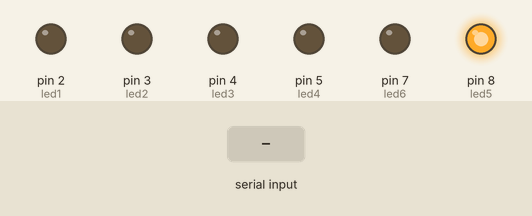
This sketch was run on a simulated Arduino Uno, built with avr-gcc and run on an emulated ATmega328P. On the bench: output pins drawn as LEDs (lit = HIGH). The test bench sets the inputs (shaded band). What the sketch prints to the serial monitor is not drawn.

Above: at 1.2 s.
1.3 s: "all on" received over Serial
At 2.1 s:
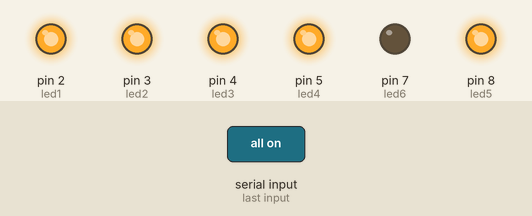
2.8 s: "all of" received over Serial
At 3.3 s:
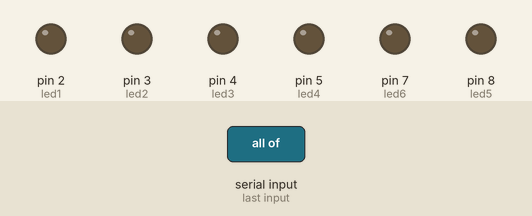
4.3 s: "go" received over Serial
At 5.6 s:
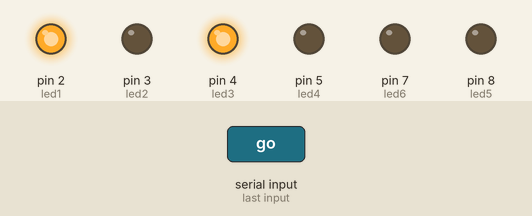
6.1 s: "back" received over Serial
At 7.6 s:
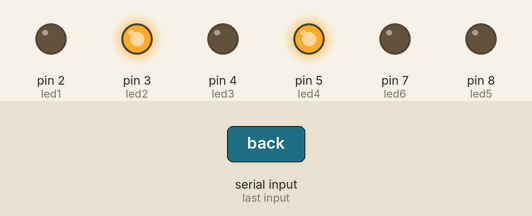
7.9 s: "left" received over Serial
At 9.0 s:
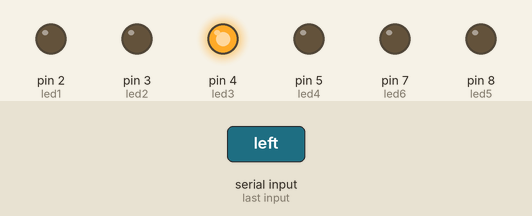
9.7 s: "right" received over Serial
At 10.8 s:
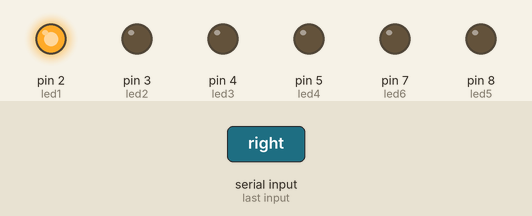
Timing chart, 0 to 12.5 s (numbered marks = the images above; inputs shaded):
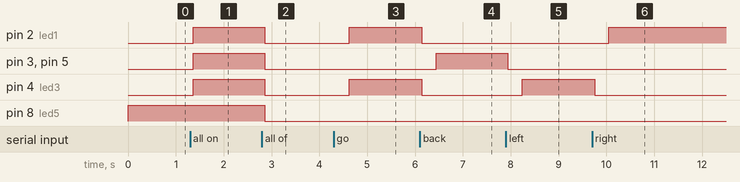

The sketch:

main.ino
```cpp
String voice;
int
led1 = 2, //Connect LED 1 To Pin #2
led2 = 3, //Connect LED 2 To Pin #3
led3 = 4, //Connect LED 3 To Pin #4
led4 = 5, //Connect LED 4 To Pin #5
led5 = 8, //Connect LED 5 To Pin #6
led6=7;
//--------------------------Call A Function-------------------------------//
void allon(){
     digitalWrite(led1, HIGH);
     digitalWrite(led2, HIGH);
     digitalWrite(led3, HIGH);
     digitalWrite(led4, HIGH);
     digitalWrite(led5, HIGH);
}
void alloff(){
     digitalWrite(led1, LOW);
     digitalWrite(led2, LOW);
     digitalWrite(led3, LOW);
     digitalWrite(led4, LOW);
     digitalWrite(led5, LOW);
}
//-----------------------------------------------------------------------//
void setup() {
  Serial.begin(9600);
  pinMode(led1, OUTPUT);
  pinMode(led2, OUTPUT);
  pinMode(led3, OUTPUT);
  pinMode(led4, OUTPUT);
  pinMode(led5, OUTPUT);
  pinMode(led6, OUTPUT);
  digitalWrite(led5, HIGH);
}
//-----------------------------------------------------------------------//
void loop() {
  while (Serial.available()){  //Check if there is an available byte to read
  delay(10); //Delay added to make thing stable
  char c = Serial.read(); //Conduct a serial read
  if (c == '#') {break;} //Exit the loop when the # is detected after the word
  voice += c; //Shorthand for voice = voice + c
  }
  if (voice.length() > 0) {
    Serial.print(voice);
//-----------------------------------------------------------------------//
  //----------Control Multiple Pins/ LEDs----------//
       if(voice == "all on") {allon();}  //Turn Off All Pins (Call Function)
  else if(voice == "all of"){alloff();} //Turn On  All Pins (Call Function)

  //----------Turn On One-By-One----------//
  else if(voice == "go")
  {alloff();delay(300);digitalWrite(led1, HIGH);digitalWrite(led2,LOW);digitalWrite(led3, HIGH);digitalWrite(led4,LOW);}
  else if(voice == "back")
  {alloff();delay(300);digitalWrite(led1, LOW);digitalWrite(led2,HIGH);digitalWrite(led3, LOW);digitalWrite(led4,HIGH);}
  else if(voice == "stop")
  {digitalWrite(led1, LOW);digitalWrite(led2,LOW);digitalWrite(led3, LOW);digitalWrite(led4,LOW);digitalWrite(led5, LOW);}
  else if(voice == "left")
  {alloff();delay(300);digitalWrite(led1, LOW);digitalWrite(led2,LOW);digitalWrite(led3, HIGH);digitalWrite(led4,LOW);}
  else if(voice == "right")
  {alloff();delay(300);digitalWrite(led1, HIGH);digitalWrite(led2,LOW);digitalWrite(led3, LOW);digitalWrite(led4,LOW);}
  else if(voice == "check")
  {alloff();delay(300);digitalWrite(led5, HIGH);delay(7000);digitalWrite(led5, LOW);delay(1000);}
  //----------Turn Off One-By-One----------//

//-----------------------------------------------------------------------//
voice="";}} //Reset the variable after initiating
```

Measured:
- after the input at 1.3 s, pin 2 (led1), pin 3 (led2), pin 4 (led3), pin 5 (led4): LOW → HIGH after 0.06 s
- after the input at 2.8 s, pin 2 (led1), pin 3 (led2), pin 4 (led3), pin 5 (led4), pin 8 (led5): HIGH → LOW after 0.06 s
- after the input at 4.3 s, pin 2 (led1), pin 4 (led3): LOW → HIGH after 0.32 s
- after the input at 6.1 s, pin 2 (led1), pin 4 (led3): HIGH → LOW at once; pin 3 (led2), pin 5 (led4): LOW → HIGH after 0.34 s
- after the input at 7.9 s, pin 3 (led2), pin 5 (led4): HIGH → LOW at once; pin 4 (led3): LOW → HIGH after 0.34 s
- after the input at 9.7 s, pin 2 (led1): LOW → HIGH after 0.35 s; pin 4 (led3): HIGH → LOW after 0.05 s
